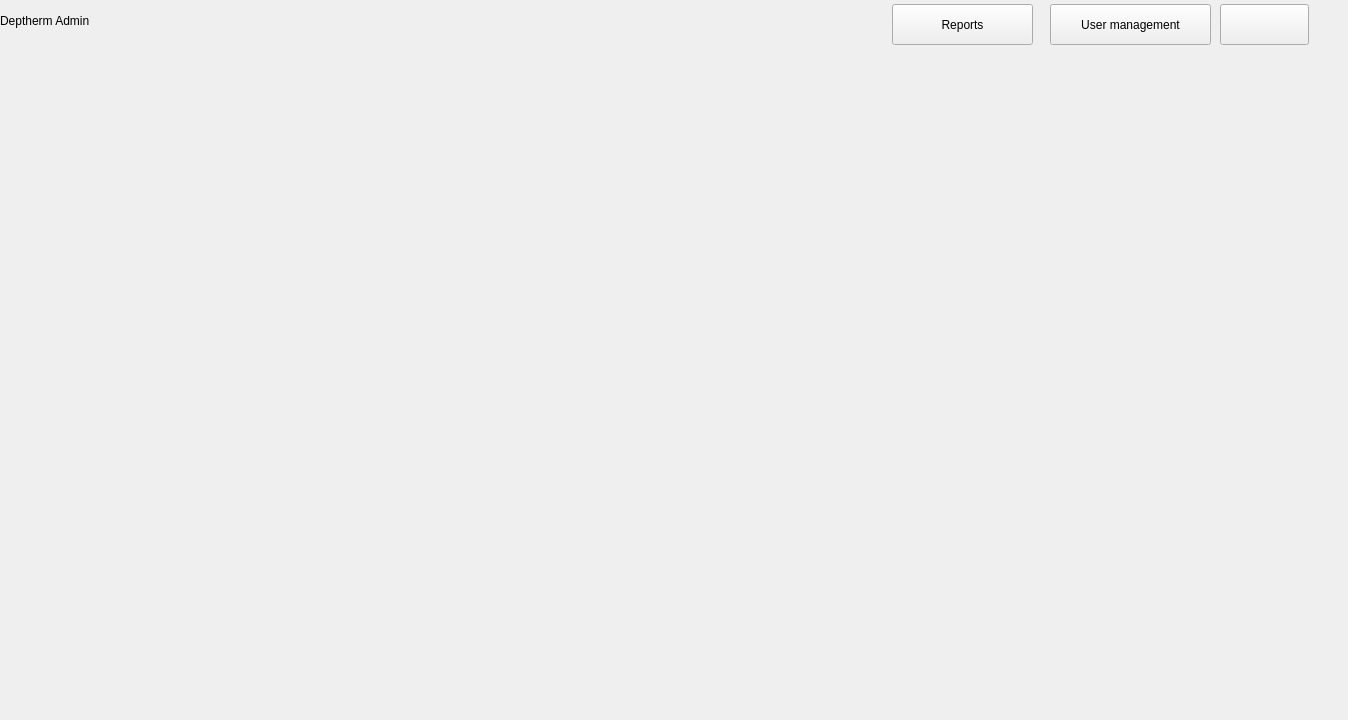
<?xml version="1.0" encoding="UTF-8"?>
<ui version="4.0">
 <class>Form</class>
 <widget class="QWidget" name="Form">
  <property name="geometry">
   <rect>
    <x>0</x>
    <y>0</y>
    <width>1348</width>
    <height>720</height>
   </rect>
  </property>
  <property name="windowTitle">
   <string>Form</string>
  </property>
  <widget class="QLabel" name="labelHeader">
   <property name="geometry">
    <rect>
     <x>0</x>
     <y>0</y>
     <width>371</width>
     <height>41</height>
    </rect>
   </property>
   <property name="text">
    <string>Deptherm Admin</string>
   </property>
  </widget>
  <widget class="QPushButton" name="buttonManUser">
   <property name="geometry">
    <rect>
     <x>1050</x>
     <y>4</y>
     <width>161</width>
     <height>41</height>
    </rect>
   </property>
   <property name="text">
    <string>User management</string>
   </property>
  </widget>
  <widget class="QWidget" name="verticalLayoutWidget">
   <property name="geometry">
    <rect>
     <x>20</x>
     <y>50</y>
     <width>1291</width>
     <height>611</height>
    </rect>
   </property>
   <layout class="QVBoxLayout" name="layoutUserManagement"/>
  </widget>
  <widget class="QPushButton" name="buttonReports">
   <property name="geometry">
    <rect>
     <x>892</x>
     <y>4</y>
     <width>141</width>
     <height>41</height>
    </rect>
   </property>
   <property name="text">
    <string>Reports</string>
   </property>
  </widget>
  <widget class="QPushButton" name="buttonLogout">
   <property name="geometry">
    <rect>
     <x>1220</x>
     <y>4</y>
     <width>89</width>
     <height>41</height>
    </rect>
   </property>
   <property name="text">
    <string/>
   </property>
  </widget>
 </widget>
 <resources/>
 <connections/>
</ui>
